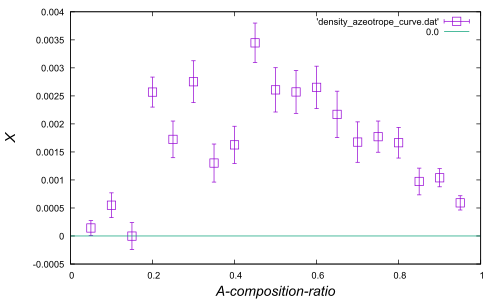

Write the gnuplot code that produced this figure.
set term pdf
set out 'density_azeotrope_curve.pdf'
set xlabel '{/Arial-Italic A-composition-ratio}'
set ylabel '{/Arial-Italic X}'
set xlabel font 'Arial,15'
set ylabel font 'Arial,15'
set xrange [0.0:1.0]
set tics font 'Arial,10'
set key font 'Arial,10'
plot 'density_azeotrope_curve.dat' with errorbars pt 4 ps 1, 0.0
